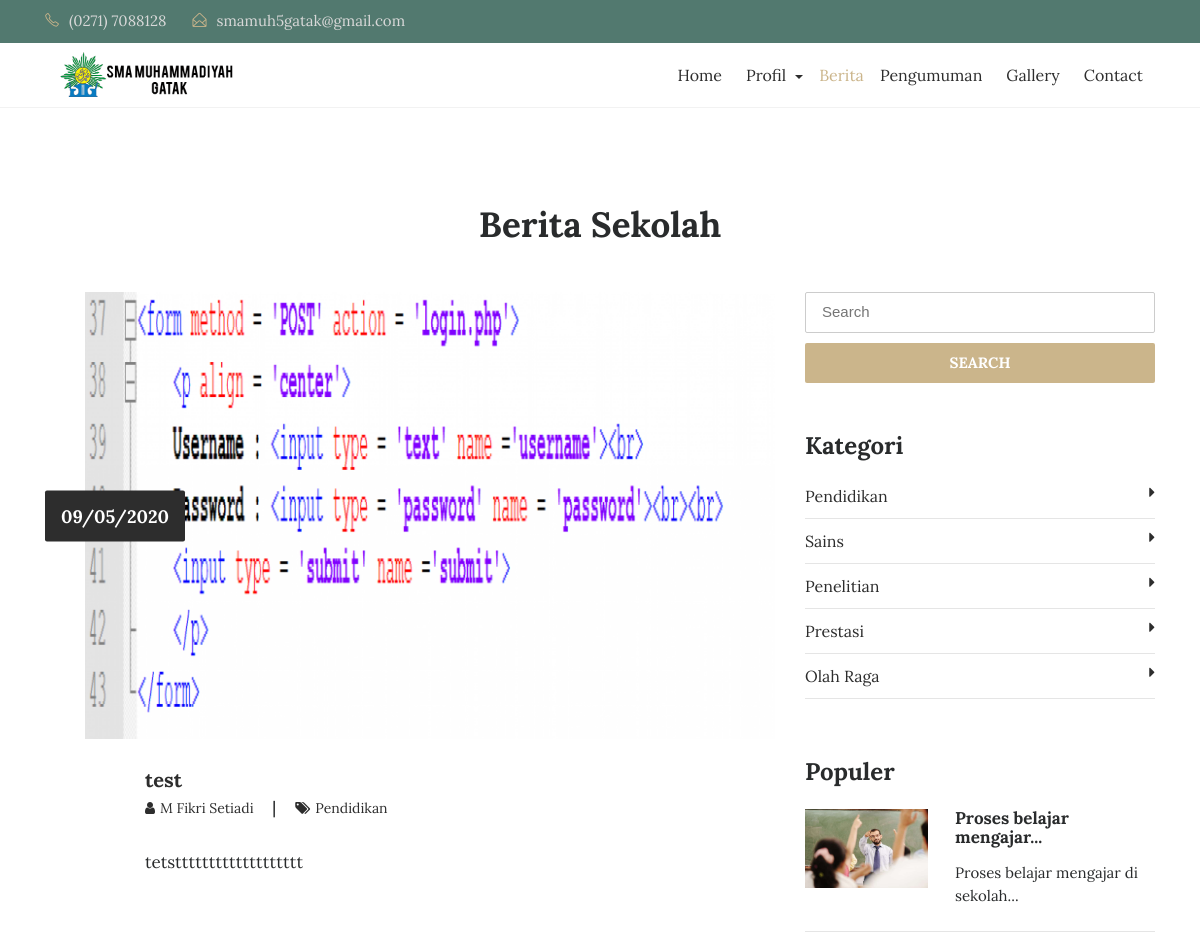
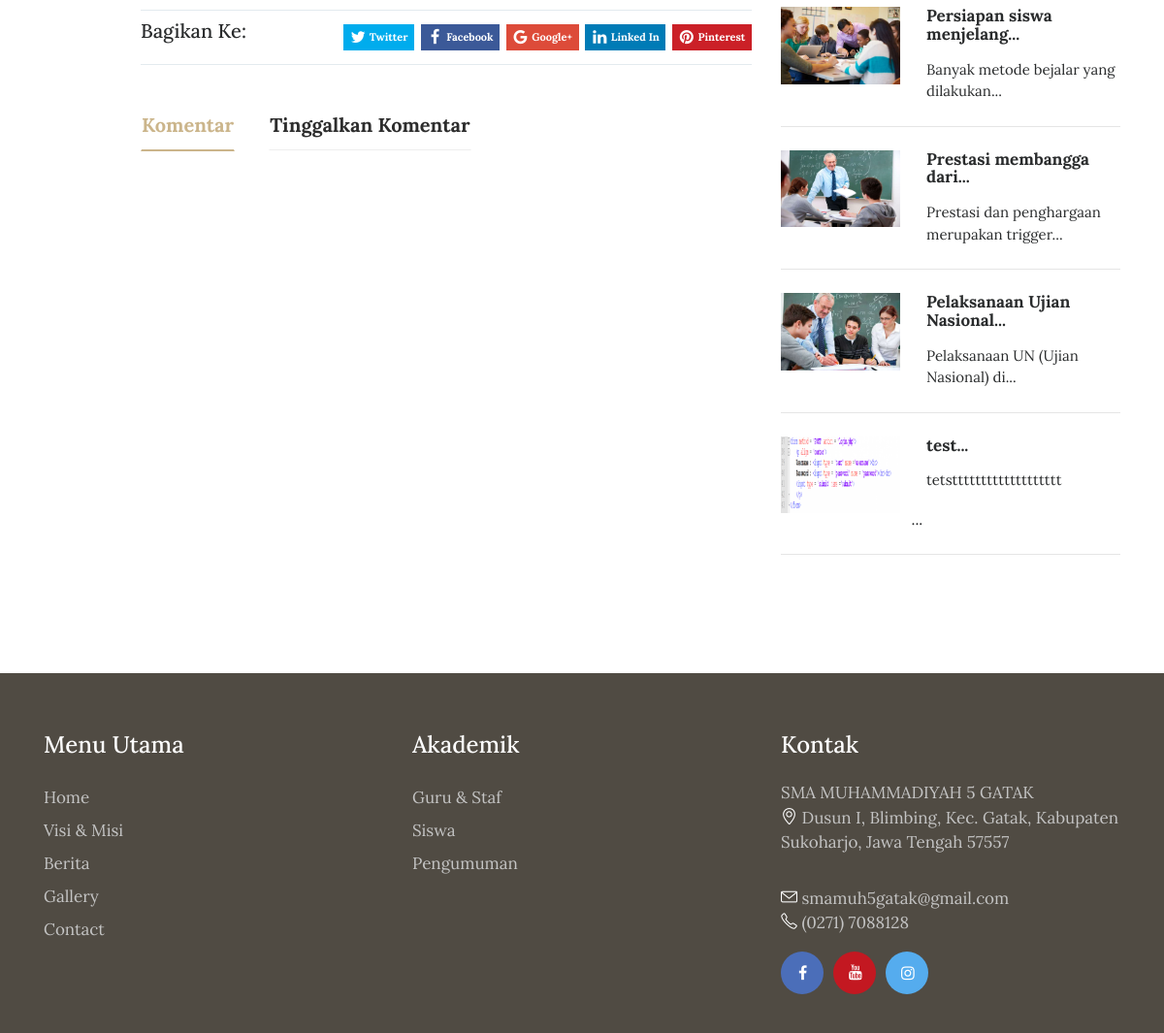
/artikel/test, run on the app's committed database (2 pictures, top to bottom).
### tables this page shows
CREATE TABLE `tbl_tulisan` (
  `tulisan_id` int(11) NOT NULL,
  `tulisan_judul` varchar(100) DEFAULT NULL,
  `tulisan_isi` text DEFAULT NULL,
  `tulisan_tanggal` timestamp NULL DEFAULT current_timestamp(),
  `tulisan_kategori_id` int(11) DEFAULT NULL,
  `tulisan_kategori_nama` varchar(30) DEFAULT NULL,
  `tulisan_views` int(11) DEFAULT 0,
  `tulisan_gambar` varchar(40) DEFAULT NULL,
  `tulisan_pengguna_id` int(11) DEFAULT NULL,
  `tulisan_author` varchar(40) DEFAULT NULL,
  `tulisan_img_slider` int(2) NOT NULL DEFAULT 0,
  `tulisan_slug` varchar(200) DEFAULT NULL
);

CREATE TABLE `tbl_kategori` (
  `kategori_id` int(11) NOT NULL,
  `kategori_nama` varchar(30) DEFAULT NULL,
  `kategori_tanggal` timestamp NULL DEFAULT current_timestamp()
);

### application/controllers/Blog.php (called while the page is built, shortened)
<?php
class Blog extends CI_Controller{
	function __construct(){
		$this->load->model('m_tulisan');
		$this->load->model('m_pengunjung');
	}
	function detail($slugs){
		$slug=htmlspecialchars($slugs,ENT_QUOTES);
		$query = $this->db->get_where('tbl_tulisan', array('tulisan_slug' => $slug));
		if($query->num_rows() > 0){
			$b=$query->row_array();
			$kode=$b['tulisan_id'];
			$this->db->query("UPDATE tbl_tulisan SET tulisan_views=tulisan_views+1 WHERE tulisan_id='$kode'");
			$data=$this->m_tulisan->get_berita_by_kode($kode);
			$row=$data->row_array();
			$x['id']=$row['tulisan_id'];
			$x['title']=$row['tulisan_judul'];
			$x['image']=$row['tulisan_gambar'];
			$x['blog'] =$row['tulisan_isi'];
			$x['tanggal']=$row['tanggal'];
			$x['author']=$row['tulisan_author'];
			$x['kategori']=$row['tulisan_kategori_nama'];
			$x['slug']=$row['tulisan_slug'];
			$x['show_komentar']=$this->m_tulisan->show_komentar_by_tulisan_id($kode);
			$x['category']=$this->db->get('tbl_kategori');
			$x['populer']=$this->db->query("SELECT * FROM tbl_tulisan ORDER BY tulisan_views DESC LIMIT 5");
			$this->load->view('depan/v_blog_detail',$x);
		}else{
			redirect('artikel');
		}
	}
}

### index.php (called while the page is built, shortened)
<?php
require_once BASEPATH.'core/CodeIgniter.php';

### application/models/M_tulisan.php (called while the page is built, shortened)
<?php
class M_tulisan extends CI_Model{
	function get_berita_by_kode($kode){
		$hsl=$this->db->query("SELECT tbl_tulisan.*,DATE_FORMAT(tulisan_tanggal,'%d/%m/%Y') AS tanggal FROM tbl_tulisan where tulisan_id='$kode'");
		return $hsl;
	}
}

### application/views/depan/v_blog_detail.php (the view, shortened to what this page needs)
<!DOCTYPE html>
<html lang="en">
<head>
    <?php
        function limit_words($string, $word_limit){
            $words = explode(" ",$string);
            return implode(" ",array_splice($words,0,$word_limit));
        }
    ?>
    <link rel="stylesheet" href="<?php echo base_url().'theme/css/bootstrap.min.css'?>">
    <link rel="stylesheet" href="<?php echo base_url().'theme/css/font-awesome.min.css'?>">
    <link rel="stylesheet" href="<?php echo base_url().'theme/css/simple-line-icons.css'?>">
    <link rel="stylesheet" href="<?php echo base_url().'theme/css/owl.carousel.min.css'?>">
    <link href="<?php echo base_url().'theme/css/style.css'?>" rel="stylesheet">
    <link href="<?php echo base_url().'theme/css/jssocials.css'?>" rel="stylesheet">
    <link href="<?php echo base_url().'theme/css/jssocials-theme-flat.css'?>" rel="stylesheet">
</head>
<body>
  <div class="header-topbar">
      <div class="container">
          <div class="row">
              <div class="col-xs-6 col-sm-8 col-md-9">
                  <div class="header-top_address">
                      <div class="header-top_list">
                          <span class="icon-phone"></span>(0271) 7088128
                      </div>
                      <div class="header-top_list">
                          <span class="icon-envelope-open"></span>smamuh5gatak@gmail.com
                      </div>
                  </div>
              </div>
          </div>
      </div>
  </div>
  <div data-toggle="affix" style="border-bottom:solid 1px #f2f2f2;">
      <div class="container nav-menu2">
          <div class="row">
              <div class="col-md-12">
                  <nav class="navbar navbar2 navbar-toggleable-md navbar-light bg-faded">
                      <img class="img img-responsive" width="200px;" src="<?php echo base_url().'theme/images/logo-dark.png'?>"></a>
                      <div class="collapse navbar-collapse justify-content-end" id="navbarNavDropdown">
                          <ul class="navbar-nav">
                              <li class="nav-item">
                                  <a class="nav-link" href="<?php echo site_url('');?>">Home</a>
                              </li>
                              <li class="nav-item dropdown">
                                    <a class="nav-link dropdown-toggle" href="#" id="dropdown04"
                                        data-toggle="dropdown" aria-haspopup="true" aria-expanded="false">Profil </a>
                              </li>
                              <li class="active-menu">
                                  <a href="<?php echo site_url('blog');?>">Berita</a>
                              </li>
                              <li class="nav-item">
                                  <a class="nav-link" href="<?php echo site_url('pengumuman');?>">Pengumuman</a>
                              </li>
                              <li class="nav-item">
                                  <a class="nav-link" href="<?php echo site_url('galeri');?>">Gallery</a>
                              </li>
                              <li class="nav-item">
                                <a class="nav-link" href="<?php echo site_url('contact');?>">Contact</a>
                              </li>
                        </ul>
                  </div>
                </nav>
              </div>
            </div>
          </div>
        </div>
<section class="blog-wrap">
    <div class="container">
        <div class="row">
            <div class="col-md-12">
                <div class="contact-title">
                    <h2 class="mb-5">Berita Sekolah</h2>
                </div>
            </div>
            <div class="col-md-8">
                <div class="blog-img_block">
                    <img src="<?php echo base_url().'assets/images/'.$image?>" class="img-fluid" alt="blog-img">
                    <div class="blog-date">
                        <span><?php echo $tanggal;?></span>
                    </div>
                </div>
                <div class="blog-tiltle_block">
                    <h4><a href="<?php echo site_url('artikel/'.$slug);?>"><?php echo $title;?></a></h4>
                    <h6> <a href="#"><i class="fa fa-user" aria-hidden="true"></i><span><?php echo $author;?></span> </a>  |   <a href="#"><i class="fa fa-tags" aria-hidden="true"></i><span><?php echo $kategori;?></span></a></h6>
                    <?php echo $blog;?>
                </div>
                <div class="blog-tiltle_block">
                    <div class="blog-icons">
                        <div class="blog-share_block">
                          <div class="pull-left"><h5>Bagikan Ke:</h5></div>
                          <div class="sharePopup"></div>
                        </div>
                    </div>
                    <ul class="nav nav-tabs blogpost-tab-wrap" role="tablist">
                        <li class="nav-item blogpost-nav-tab">
                            <a class="nav-link active" data-toggle="tab" href="#comments" role="tab">Komentar</a>
                        </li>
                        <li class="nav-item blogpost-nav-tab">
                            <a class="nav-link" data-toggle="tab" href="#write-comment" role="tab">Tinggalkan Komentar</a>
                        </li>
                    </ul>
                    <div class="clearfix"></div>
                </div>
            </div>
            <div class="col-md-4">
              <form action="<?php echo site_url('blog/search');?>" method="get">
                  <input type="text" name="keyword" placeholder="Search" class="blog-search" required>
                  <button type="submit" class="btn btn-warning btn-blogsearch">SEARCH</button>
              </form>
                <div class="blog-category_block">
                    <h3>Kategori</h3>
                    <ul>
                      <?php foreach ($category->result() as $row) : ?>
                        <li><a href="<?php echo site_url('blog/kategori/'.str_replace(" ","-",$row->kategori_nama));?>"><?php echo $row->kategori_nama;?><i class="fa fa-caret-right" aria-hidden="true"></i></a></li>
                      <?php endforeach;?>
                    </ul>
                </div>
                <div class="blog-featured_post">
                    <h3>Populer</h3>
                  <?php foreach ($populer->result() as $row) :?>
                    <div class="blog-featured-img_block">
                        <img width="35%" src="<?php echo base_url().'assets/images/'.$row->tulisan_gambar;?>" class="img-fluid" alt="blog-featured-img">
                        <h5><a href="<?php echo site_url('artikel/'.$row->tulisan_slug);?>"><?php echo limit_words($row->tulisan_judul,3).'...';?></a></h5>
                        <p><?php echo limit_words($row->tulisan_isi,5).'...';?></p>
                    </div>
                    <hr>
                  <?php endforeach;?>
                </div>
            </div>
        </div>
    </div>
</section>
<footer>
    <div class="container">
        <div class="row">
                <div class="col-md-4">
                    <div class="sitemap">
                        <h3>Menu Utama</h3>
                        <ul>
                            <li><a href="<?php echo site_url();?>">Home</a></li>
                            <li><a href="<?php echo site_url('profil');?>">Visi & Misi</a></li>
                            <li><a href="<?php echo site_url('blog');?>">Berita</a></li>
                            <li><a href="<?php echo site_url('galeri');?>">Gallery</a></li>
                            <li><a href="<?php echo site_url('contact');?>">Contact</a></li>
                        </ul>
                    </div>
                </div>
                <div class="col-md-4">
                  <div class="sitemap">
                      <h3>Akademik</h3>
                      <ul>
                          <li><a href="<?php echo site_url('guru');?>">Guru & Staf</a></li>
                          <li><a href="<?php echo site_url('siswa');?>">Siswa </a></li>
                          <li><a href="<?php echo site_url('pengumuman');?>">Pengumuman</a></li>
                      </ul>
                  </div>
                </div>
                <div class="col-md-4">
                    <div class="address">
                        <h3>Kontak</h3>
                        <p>
                        SMA MUHAMMADIYAH 5 GATAK
                        <br>
                        <span class="icon-location-pin"></span>
                        Dusun I, Blimbing, Kec. Gatak, Kabupaten Sukoharjo, Jawa Tengah 57557</p>
                        <p><span class="icon-envelope"></span> smamuh5gatak@gmail.com
                            <br><span class="icon-phone"></span> (0271) 7088128</p>
                            <ul class="footer-social-icons">
                                <li><a href="#"><i class="fa fa-facebook fa-fb" aria-hidden="true"></i></a></li>
                                <li><a href="#"><i class="fa fa-youtube fa-in" aria-hidden="true"></i></a></li>
                                <li><a href="#"><i class="fa fa-instagram fa-tw" aria-hidden="true"></i></a></li>
                            </ul>
                        </div>
                    </div>
                </div>
            </div>
        </footer>
    </body>
    </html>

### application/views/depan/v_blog_detail.php (style rules this page uses)
.sharePopup { font-size: 11px; }

### data on the page
tbl_tulisan: tulisan_gambar (picture), tulisan_author "M Fikri Setiadi", tulisan_kategori_nama "Pendidikan", tulisan_isi "tetsttttttttttttttttttt", tulisan_judul "test"
tbl_kategori: kategori_nama "Pendidikan"
tbl_kategori: kategori_nama "Sains"
tbl_kategori: kategori_nama "Penelitian"
tbl_kategori: kategori_nama "Prestasi"
tbl_kategori: kategori_nama "Olah Raga"
tbl_tulisan: tulisan_gambar (picture), tulisan_judul "Proses belajar mengajar", tulisan_isi "Proses belajar mengajar di sekolah"
tbl_tulisan: tulisan_gambar (picture), tulisan_judul "Persiapan siswa menjelang", tulisan_isi "Banyak metode bejalar yang dilakukan"
tbl_tulisan: tulisan_gambar (picture), tulisan_judul "Prestasi membangga dari", tulisan_isi "Prestasi dan penghargaan merupakan trigger"
tbl_tulisan: tulisan_gambar (picture), tulisan_judul "Pelaksanaan Ujian Nasional", tulisan_isi "Pelaksanaan UN (Ujian Nasional) di"

### other printed values
$tanggal "09/05/2020"
$title "test"
